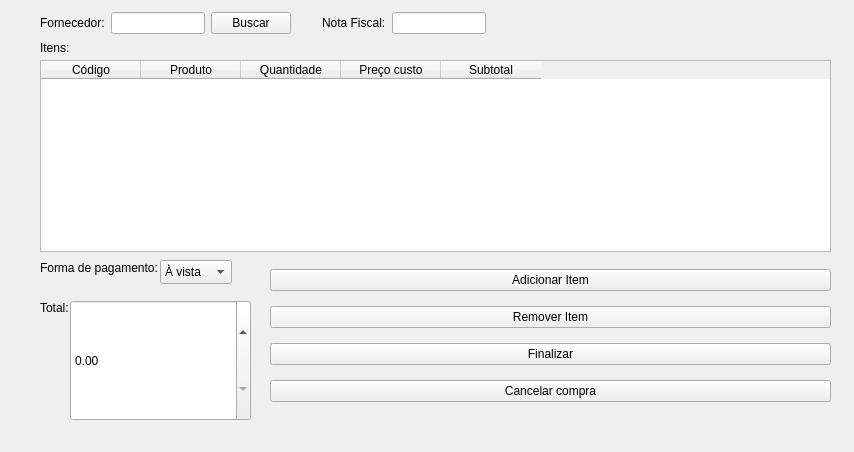
<?xml version="1.0" encoding="UTF-8"?>
<ui version="4.0">
 <class>CompraWindow</class>
 <widget class="QWidget" name="CompraWindow">
  <property name="geometry">
   <rect>
    <x>0</x>
    <y>0</y>
    <width>854</width>
    <height>452</height>
   </rect>
  </property>
  <property name="windowTitle">
   <string>Form</string>
  </property>
  <widget class="QLabel" name="label_4">
   <property name="geometry">
    <rect>
     <x>40</x>
     <y>300</y>
     <width>49</width>
     <height>16</height>
    </rect>
   </property>
   <property name="text">
    <string>Total:</string>
   </property>
  </widget>
  <widget class="QWidget" name="layoutWidget">
   <property name="geometry">
    <rect>
     <x>270</x>
     <y>260</y>
     <width>561</width>
     <height>151</height>
    </rect>
   </property>
   <layout class="QVBoxLayout" name="verticalLayout">
    <item>
     <widget class="QPushButton" name="pushButton">
      <property name="text">
       <string>Adicionar Item</string>
      </property>
     </widget>
    </item>
    <item>
     <widget class="QPushButton" name="pushButton_2">
      <property name="text">
       <string>Remover Item</string>
      </property>
     </widget>
    </item>
    <item>
     <widget class="QPushButton" name="pushButton_3">
      <property name="text">
       <string>Finalizar</string>
      </property>
     </widget>
    </item>
    <item>
     <widget class="QPushButton" name="pushButton_4">
      <property name="text">
       <string>Cancelar compra</string>
      </property>
     </widget>
    </item>
   </layout>
  </widget>
  <widget class="QLabel" name="label_3">
   <property name="geometry">
    <rect>
     <x>40</x>
     <y>260</y>
     <width>121</width>
     <height>16</height>
    </rect>
   </property>
   <property name="text">
    <string>Forma de pagamento:</string>
   </property>
  </widget>
  <widget class="QLabel" name="label_2">
   <property name="geometry">
    <rect>
     <x>40</x>
     <y>40</y>
     <width>49</width>
     <height>16</height>
    </rect>
   </property>
   <property name="text">
    <string>Itens:</string>
   </property>
  </widget>
  <widget class="QComboBox" name="comboBox">
   <property name="geometry">
    <rect>
     <x>160</x>
     <y>260</y>
     <width>72</width>
     <height>24</height>
    </rect>
   </property>
   <item>
    <property name="text">
     <string>À vista</string>
    </property>
   </item>
   <item>
    <property name="text">
     <string>Prazo</string>
    </property>
   </item>
  </widget>
  <widget class="QDoubleSpinBox" name="doubleSpinBox">
   <property name="geometry">
    <rect>
     <x>70</x>
     <y>300</y>
     <width>181</width>
     <height>121</height>
    </rect>
   </property>
  </widget>
  <widget class="QTableWidget" name="tableWidget">
   <property name="geometry">
    <rect>
     <x>40</x>
     <y>60</y>
     <width>791</width>
     <height>192</height>
    </rect>
   </property>
   <column>
    <property name="text">
     <string>Código</string>
    </property>
   </column>
   <column>
    <property name="text">
     <string>Produto</string>
    </property>
   </column>
   <column>
    <property name="text">
     <string>Quantidade</string>
    </property>
   </column>
   <column>
    <property name="text">
     <string>Preço custo</string>
    </property>
   </column>
   <column>
    <property name="text">
     <string>Subtotal</string>
    </property>
   </column>
  </widget>
  <widget class="QWidget" name="">
   <property name="geometry">
    <rect>
     <x>40</x>
     <y>10</y>
     <width>446</width>
     <height>26</height>
    </rect>
   </property>
   <layout class="QHBoxLayout" name="horizontalLayout">
    <item>
     <widget class="QLabel" name="label">
      <property name="text">
       <string>Fornecedor:</string>
      </property>
     </widget>
    </item>
    <item>
     <widget class="QLineEdit" name="lineEdit"/>
    </item>
    <item>
     <widget class="QPushButton" name="pushButton_5">
      <property name="text">
       <string>Buscar</string>
      </property>
     </widget>
    </item>
    <item>
     <spacer name="horizontalSpacer">
      <property name="orientation">
       <enum>Qt::Orientation::Horizontal</enum>
      </property>
      <property name="sizeHint" stdset="0">
       <size>
        <width>40</width>
        <height>20</height>
       </size>
      </property>
     </spacer>
    </item>
    <item>
     <widget class="QLabel" name="label_5">
      <property name="text">
       <string>Nota Fiscal:</string>
      </property>
     </widget>
    </item>
    <item>
     <widget class="QLineEdit" name="lineEdit_2"/>
    </item>
   </layout>
  </widget>
 </widget>
 <resources/>
 <connections/>
</ui>
